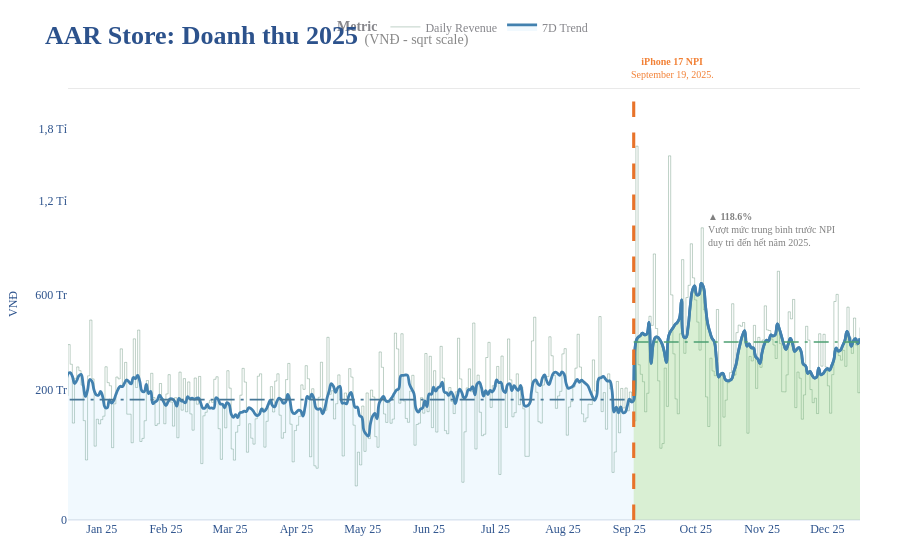

Notebook source saved alongside this figure:
### Markdown cell above
### First Chart
Có thể add vào bất cứ chart nào\
fig.add_scatter( )\
fig.add_bar( )\
fig.add_histogram( )\
fig.add_vline( )\
fig.add_hline( )\
fig.add_annotation( )\
fig.update_traces( )\
fig.update_xaxes( )\
fig.update_yaxes( )\
fig.update_layout( )

### Code cell
tick_vals_raw = [
    0, 200_000_000, 600_000_000, 
    1_200_000_000,  1_800_000_000
    ]
y_max_sqrt = (max(tick_vals_raw) + 4e8) **0.5
tick_text_raw = ['0', '200 Tr', '600 Tr', '1,2 Tỉ', '1,8 Tỉ']
tick_vals_sqrt = np.sqrt(tick_vals_raw).tolist()

if True: #! Params
    #todo Không thể gán value cho vế dùng function/method
    x_raw               = 'Date'
    y_sqrt              = ['sqrt_revenue', 'sqrt_rolling']
    y_raw               = ['Revenue_by_Date', 'Rolling_7Day']
    legend_a            = 'Daily Revenue'
    legend_b            = '7D Trend'

    # title & range
    x_title           = 'Tháng'
    y_title           = 'VNĐ'
    x_range           = ["2025-01-01", "2025-12-31"]
    y_range           = [0, y_max_sqrt]

    # Event & Mean columns
    sqrt_event_end_year = 'sqrt_event_launching' 
    raw_b_mean          = 'raw_before_event_mean'
    raw_a_mean          = 'raw_after_event_mean'
    sqrt_b_mean         = 'sqrt_before_event_mean'
    sqrt_a_mean         = 'sqrt_after_event_mean'
    event_increase      = duck_date_rev.loc[0, 'event_increase']


fig = px.line(duck_date_rev, 
    title = '<b>AAR Store: Doanh thu 2025</b> <span style="font-size:14px; color:#888;">(VNĐ - sqrt scale)</span>',
    x = x_raw, 
    y = y_sqrt,                                       # Truyền list tên cột vào đây (cột để vẽ, có thể đã Square hoặc log)
    custom_data = y_raw, # Custom_data = Values Raw dùng để show kết quả hover. 
    labels = {'variable': '<b>Metric</b>'},            # Để đặt tên trục/ legend
    hover_name = x_raw,
    # color = None,
    color='variable',
    animation_frame=None, #! Test
    render_mode = 'svg'
    # width=1400, height=550
)

# Rolling 7D
fig.update_traces(
    selector={'name': y_sqrt[1]},
    name = legend_b,
    showlegend = True,
    line_color = "#4281AF", 
    line = dict(
        dash = 'solid',
        width = 2.8,
        shape = 'spline',
        smoothing = 1.3
        ),
    opacity = 1,
    fill = 'tozeroy', # Đổ màu từ đường line xuống trục 0
    fillcolor = 'rgba(120, 197, 239, 0.1)', 
    hovertemplate = "<b>Tuần: %{x|%W}</b><br>Trung bình: %{customdata[1]:,.0f} VNĐ<extra></extra>",
    # visible = 'legendonly'
)
# Daily Revenue
fig.update_traces(
    selector={'name': y_sqrt[0]},
    name = legend_a,
    showlegend = True,
    # line_color="#5EAEFF", 
    line_color = "#367050", 
    line = dict(
        width = 0.8, 
        shape = 'hv', 
        smoothing = 1.3
        ),
    opacity = 0.4,
    hovertemplate = "<b>Ngày: %{x|%d-%m-%Y}</b><br>Doanh thu: %{customdata[0]:,.0f} VNĐ<extra></extra>"
    # fill='tozeroy', # Đổ màu từ đường line xuống trục 0
    # fillcolor='rgba(135, 206, 250, 0.18)', # Màu xanh nhạt với độ trong suốt 20%
)
# Event_launch -> End year
fig.add_scatter(
    line_color = "#4281AF",
    x = duck_date_rev[x_raw], 
    y = duck_date_rev[sqrt_event_end_year],
    fill = 'tozeroy',
    # fillcolor='rgba(255, 167, 0, 0.2)',
    fillcolor = 'rgba(120, 200, 40, 0.2)',
    line = dict(width = 2.7,       # Ẩn = 0
                shape = 'spline', 
                smoothing = 1.3),    
    name = '',                      #! Ẩn
    showlegend = False,             # Giấu khỏi bảng chú thích (Legend)
    hoverinfo = 'skip'              # Rê chuột vào không hiện gì cả
)
# Mean line before_npi
fig.add_scatter(
    x=duck_date_rev[x_raw], 
    y=duck_date_rev[sqrt_b_mean], 
    mode='lines', 
    line=dict(color="#467797", width=1.7, dash='longdashdot'), # Chỉnh trực tiếp ở đây là chắc ăn nhất
        # BỘ BA "VÔ HÌNH":
    showlegend=False,        # 1. Giấu khỏi bảng chú thích (Legend)
    hoverinfo='skip',        # 2. Rê chuột vào không hiện gì cả
    name=''                  # 3. Để tên trống để tránh hiện lỗi nếu lỡ hover trúng
)
# Mean line after_npi
fig.add_scatter(
    x=duck_date_rev[x_raw], 
    y=duck_date_rev[sqrt_a_mean], 
    mode='lines', 
    line=dict(color="#4EA073", width=1.7, dash='longdashdot'), # Chỉnh trực tiếp ở đây là chắc ăn nhất
        # BỘ BA "VÔ HÌNH":
    showlegend=False,        # 1. Giấu khỏi bảng chú thích (Legend)
    hoverinfo='skip',        # 2. Rê chuột vào không hiện gì cả
    name=''                  # 3. Để tên trống để tránh hiện lỗi nếu lỡ hover trúng
)


fig.update_yaxes(
    tickmode = "array",
    tickvals = tick_vals_sqrt, # Vị trí đặt vạch chia (trên thang đo sqrt)
    ticktext = tick_text_raw, # Chữ hiển thị tại vạch đó
    tickprefix = None,
    ticksuffix = '    ',
    automargin = True,
    title = y_title,
    range = y_range,
)
fig.update_xaxes(
    ticklabelmode = "period",
    title_text = x_title,
    range = x_range, 
    title_font = dict(size=12),
    dtick = "M1",      # Có thể là 3 tháng, 1 ngày, 1 giờ...
    tickformat = "%b %y", # %b = chuẩn ISO cho tháng dạng Jan,...
    showgrid = True,
    gridwidth = 1, 
    gridcolor = 'white',
    # x_line = off
    showline = False, 
)
# Thêm đường Trần (y = max(y))
fig.add_hline(y = y_max_sqrt, 
              line_dash="solid", 
              line_color="#D3D3D3", 
              line_width=1)
# Thêm đường Sàn (ví dụ 0 VNĐ)
fig.add_hline(y=0, 
              line_dash="solid", 
              line_color="#D3D3D3", 
              line_width=0.5)
# Thêm Event Line
fig.add_vline(
    x = event_start_date, 
    line_width = 3.1, 
    line_dash = "longdash", 
    line_color = "#E8732A",
    layer = 'above'
)
fig.add_annotation(
    x = event_start_date, 
    y = 1.015, yref = "paper",
    text = "<b>🚀 iPhone 17 NPI</b><br>September 19, 2025.",
    align = 'left',
    showarrow = False,
    font = dict(
        family="Segoe UI Semibold",
        size=10,         
        color="#F28136",   
    ),
    xshift = -5,            # Đẩy chữ sang phải 5px để không dính sát vào đường kẻ
    yanchor = "bottom",
    xanchor = "left"
)
fig.add_annotation(
    text=f"<b>▲ {event_increase:.1f}%</b><br>Vượt mức trung bình trước NPI<br>duy trì đến hết năm 2025.",
    x='2025-10-21',  #! x theo df
    y=0.72,          #! y theo paper
    yref="paper",    # Bắt buộc có dòng này để y= có ý nghĩa
    showarrow=False,
    align="left",
    xanchor="left", 
    yanchor="top",  
    font=dict(size=10, color="gray")          
)

#! Theme | Legend | Margin | X-Y show title | Grid_color | Font | Hover_mode.
fig.update_layout(
    template="plotly_white",
    #! Legend
    legend=dict(
        orientation="h",        # Legend nằm ngang
        yanchor="top", y=1.175, 
        xanchor="center", x=0.5,
        font=dict(size=12, color="#86868b")
        ),
    #! Lề
    margin=dict(
        b=40,
        t=80, 
        l=40,  
        r=40),

    #! Font
    font_family='Segoe UI Semibold',
    font_color="#2C528C",
    title_font_size=26,

    #! X-axis
    xaxis=dict(
        title=None,             # Bỏ
        gridcolor="#D3D3D3",
        gridwidth = 0.2,
        showgrid=False,
        tickfont=dict(size=12),
        title_font=dict(size=12)
    ),
    #! Y-axis
    yaxis=dict(
        gridcolor = "#ECECEC",
        gridwidth = 0.1,
        showgrid = False,
        tickfont = dict(size=12),
        title_font = dict(size=12)
    ),
    hovermode="x unified",
    transition_duration=800,
    hoverlabel=dict(bgcolor="rgba(255, 255, 255, 0.9)", font_size=13),

# Thêm Button vào trong fig.update_layout

)


fig.show()
print((duck_date_rev['Date'].value_counts() > 1).sum())

### Figure 1 — Plotly figure (JSON) as saved in the notebook; plotly's stock layout.template omitted (floating-point values rounded to 4 significant figures; data arrays with more than 128 entries replaced by an {"elided": "..."} marker saying what was removed)
{"data": [{"customdata": {"elided": "637x2 int values"}, "hovertemplate": "<b>Ngày: %{x|%d-%m-%Y}</b><br>Doanh thu: %{customdata[0]:,.0f} VNĐ<extra></extra>", "hovertext": {"elided": "637 str values"}, "legendgroup": "sqrt_revenue", "line": {"color": "#367050", "dash": "solid", "shape": "hv", "smoothing": 1.3, "width": 0.8}, "marker": {"symbol": "circle"}, "mode": "lines", "name": "Daily Revenue", "opacity": 0.4, "orientation": "v", "showlegend": true, "type": "scatter", "x": {"elided": "637 str values"}, "xaxis": "x", "y": {"elided": "637 int values"}, "yaxis": "y"}, {"customdata": {"elided": "637x2 int values"}, "fill": "tozeroy", "fillcolor": "rgba(120, 197, 239, 0.1)", "hovertemplate": "<b>Tuần: %{x|%W}</b><br>Trung bình: %{customdata[1]:,.0f} VNĐ<extra></extra>", "hovertext": {"elided": "637 str values"}, "legendgroup": "sqrt_rolling", "line": {"color": "#4281AF", "dash": "solid", "shape": "spline", "smoothing": 1.3, "width": 2.8}, "marker": {"symbol": "circle"}, "mode": "lines", "name": "7D Trend", "opacity": 1, "orientation": "v", "showlegend": true, "type": "scatter", "x": {"elided": "637 str values"}, "xaxis": "x", "y": {"elided": "637 int values"}, "yaxis": "y"}, {"fill": "tozeroy", "fillcolor": "rgba(120, 200, 40, 0.2)", "hoverinfo": "skip", "line": {"color": "#4281AF", "shape": "spline", "smoothing": 1.3, "width": 2.7}, "name": "", "showlegend": false, "type": "scatter", "x": {"elided": "637 str values"}, "y": {"elided": "637 int values"}}, {"hoverinfo": "skip", "line": {"color": "#467797", "dash": "longdashdot", "width": 1.7}, "mode": "lines", "name": "", "showlegend": false, "type": "scatter", "x": {"elided": "637 str values"}, "y": {"elided": "637 float values"}}, {"hoverinfo": "skip", "line": {"color": "#4EA073", "dash": "longdashdot", "width": 1.7}, "mode": "lines", "name": "", "showlegend": false, "type": "scatter", "x": {"elided": "637 str values"}, "y": {"elided": "637 float values"}}], "layout": {"annotations": [{"align": "left", "font": {"color": "#F28136", "family": "Segoe UI Semibold", "size": 10}, "showarrow": false, "text": "<b>🚀 iPhone 17 NPI</b><br>September 19, 2025.", "x": "2025-09-18", "xanchor": "left", "xshift": -5, "y": 1.015, "yanchor": "bottom", "yref": "paper"}, {"align": "left", "font": {"color": "gray", "size": 10}, "showarrow": false, "text": "<b>▲ 118.6%</b><br>Vượt mức trung bình trước NPI<br>duy trì đến hết năm 2025.", "x": "2025-10-21", "xanchor": "left", "y": 0.72, "yanchor": "top", "yref": "paper"}], "font": {"color": "#2C528C", "family": "Segoe UI Semibold"}, "hoverlabel": {"bgcolor": "rgba(255, 255, 255, 0.9)", "font": {"size": 13}}, "hovermode": "x unified", "legend": {"font": {"color": "#86868b", "size": 12}, "orientation": "h", "title": {"text": "<b>Metric</b>"}, "tracegroupgap": 0, "x": 0.5, "xanchor": "center", "y": 1.175, "yanchor": "top"}, "margin": {"b": 40, "l": 40, "r": 40, "t": 80}, "shapes": [{"line": {"color": "#D3D3D3", "dash": "solid", "width": 1}, "type": "line", "x0": 0, "x1": 1, "xref": "x domain", "y0": 46900.0, "y1": 46900.0, "yref": "y"}, {"line": {"color": "#D3D3D3", "dash": "solid", "width": 0.5}, "type": "line", "x0": 0, "x1": 1, "xref": "x domain", "y0": 0, "y1": 0, "yref": "y"}, {"layer": "above", "line": {"color": "#E8732A", "dash": "longdash", "width": 3.1}, "type": "line", "x0": "2025-09-18", "x1": "2025-09-18", "xref": "x", "y0": 0, "y1": 1, "yref": "y domain"}], "title": {"font": {"size": 26}, "text": "<b>AAR Store: Doanh thu 2025</b> <span style=\"font-size:14px; color:#888;\">(VNĐ - sqrt scale)</span>"}, "transition": {"duration": 800}, "xaxis": {"anchor": "y", "domain": [0, 1], "dtick": "M1", "gridcolor": "#D3D3D3", "gridwidth": 0.2, "range": ["2025-01-01", "2025-12-31"], "showgrid": false, "showline": false, "tickfont": {"size": 12}, "tickformat": "%b %y", "ticklabelmode": "period", "title": {}}, "yaxis": {"anchor": "x", "automargin": true, "domain": [0, 1], "gridcolor": "#ECECEC", "gridwidth": 0.1, "range": [0, 46900.0], "showgrid": false, "tickfont": {"size": 12}, "tickmode": "array", "ticksuffix": "    ", "ticktext": ["0", "200 Tr", "600 Tr", "1,2 Tỉ", "1,8 Tỉ"], "tickvals": [0, 14140.0, 24490.0, 34640.0, 42430.0], "title": {"font": {"size": 12}, "text": "VNĐ"}}}}
